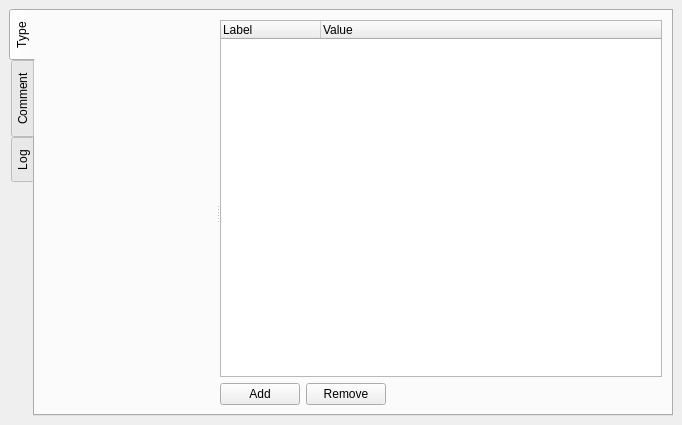
<?xml version="1.0" encoding="UTF-8"?>
<ui version="4.0">
 <class>GeorgesTypDialog</class>
 <widget class="QDockWidget" name="GeorgesTypDialog">
  <property name="geometry">
   <rect>
    <x>0</x>
    <y>0</y>
    <width>682</width>
    <height>425</height>
   </rect>
  </property>
  <property name="windowTitle">
   <string/>
  </property>
  <widget class="QWidget" name="dockWidgetContents">
   <layout class="QGridLayout" name="gridLayout">
    <item row="0" column="0">
     <widget class="QTabWidget" name="logTab">
      <property name="tabPosition">
       <enum>QTabWidget::West</enum>
      </property>
      <property name="currentIndex">
       <number>0</number>
      </property>
      <widget class="QWidget" name="tab">
       <attribute name="title">
        <string>Type</string>
       </attribute>
       <layout class="QGridLayout" name="gridLayout_3">
        <item row="0" column="0">
         <widget class="QSplitter" name="splitter">
          <property name="orientation">
           <enum>Qt::Horizontal</enum>
          </property>
          <widget class="QtTreePropertyBrowser" name="browser" native="true">
           <property name="sizePolicy">
            <sizepolicy hsizetype="Minimum" vsizetype="Minimum">
             <horstretch>0</horstretch>
             <verstretch>0</verstretch>
            </sizepolicy>
           </property>
          </widget>
          <widget class="QWidget" name="layoutWidget">
           <layout class="QGridLayout" name="gridLayout_2">
            <item row="0" column="0" colspan="3">
             <widget class="QTreeWidget" name="tree">
              <column>
               <property name="text">
                <string>Label</string>
               </property>
              </column>
              <column>
               <property name="text">
                <string>Value</string>
               </property>
              </column>
             </widget>
            </item>
            <item row="1" column="0">
             <widget class="QPushButton" name="addButton">
              <property name="sizePolicy">
               <sizepolicy hsizetype="Fixed" vsizetype="Fixed">
                <horstretch>0</horstretch>
                <verstretch>0</verstretch>
               </sizepolicy>
              </property>
              <property name="text">
               <string>Add</string>
              </property>
             </widget>
            </item>
            <item row="1" column="1">
             <widget class="QPushButton" name="removeButton">
              <property name="sizePolicy">
               <sizepolicy hsizetype="Fixed" vsizetype="Fixed">
                <horstretch>0</horstretch>
                <verstretch>0</verstretch>
               </sizepolicy>
              </property>
              <property name="text">
               <string>Remove</string>
              </property>
             </widget>
            </item>
            <item row="1" column="2">
             <spacer name="horizontalSpacer">
              <property name="orientation">
               <enum>Qt::Horizontal</enum>
              </property>
              <property name="sizeHint" stdset="0">
               <size>
                <width>15</width>
                <height>20</height>
               </size>
              </property>
             </spacer>
            </item>
           </layout>
          </widget>
         </widget>
        </item>
       </layout>
      </widget>
      <widget class="QWidget" name="tab_2">
       <attribute name="title">
        <string>Comment</string>
       </attribute>
       <layout class="QGridLayout" name="gridLayout_4">
        <item row="0" column="0">
         <widget class="QPlainTextEdit" name="commentEdit"/>
        </item>
       </layout>
      </widget>
      <widget class="QWidget" name="tab_3">
       <attribute name="title">
        <string>Log</string>
       </attribute>
       <layout class="QGridLayout" name="gridLayout_5">
        <item row="0" column="0">
         <widget class="QPlainTextEdit" name="logEdit">
          <property name="textInteractionFlags">
           <set>Qt::TextSelectableByKeyboard|Qt::TextSelectableByMouse</set>
          </property>
         </widget>
        </item>
       </layout>
      </widget>
     </widget>
    </item>
   </layout>
  </widget>
 </widget>
 <customwidgets>
  <customwidget>
   <class>QtTreePropertyBrowser</class>
   <extends>QWidget</extends>
   <header>qttreepropertybrowser.h</header>
   <container>1</container>
  </customwidget>
 </customwidgets>
 <resources/>
 <connections/>
</ui>
